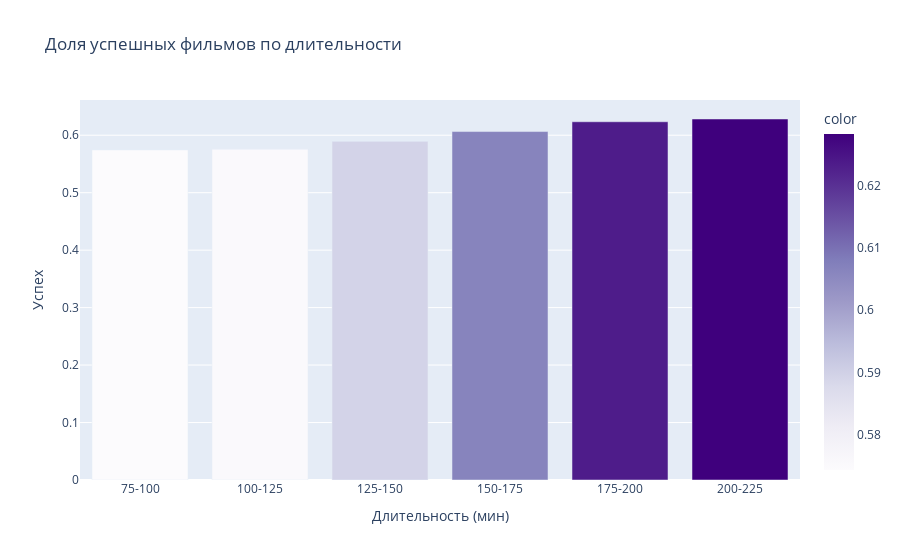

Write notebook code for a chart like this one.
### Code cell
duration_top = successful_films.copy()
bins_duration = range(75, 230, 25)
duration_top['duration_bin'] = pd.cut(successful_films['duration'], bins=bins_duration)
top_duration_score = duration_top.groupby('duration_bin')['success_score'].mean()

top_duration_score.index = [f"{int(interval.left)}-{int(interval.right)}" for interval in top_duration_score.index]


fig = px.bar(
    x=top_duration_score.index.astype(str),
    y=top_duration_score.values,
    labels={'x':'Длительность (мин)', 'y':'Успех'},
    title="Доля успешных фильмов по длительности",
    color=top_duration_score.values,
    color_continuous_scale='Purples'
)
fig.show()

### Figure 1 — Plotly figure (JSON) as saved in the notebook; plotly's stock layout.template omitted (floating-point values rounded to 4 significant figures)
{"data": [{"hovertemplate": "Длительность (мин)=%{x}<br>Успех=%{y}<br>color=%{marker.color}<extra></extra>", "legendgroup": "", "marker": {"color": [0.5744, 0.5755, 0.5894, 0.6064, 0.6234, 0.6282], "coloraxis": "coloraxis", "pattern": {"shape": ""}}, "name": "", "orientation": "v", "showlegend": false, "textposition": "auto", "type": "bar", "x": ["75-100", "100-125", "125-150", "150-175", "175-200", "200-225"], "xaxis": "x", "y": [0.5744, 0.5755, 0.5894, 0.6064, 0.6234, 0.6282], "yaxis": "y"}], "layout": {"barmode": "relative", "coloraxis": {"colorbar": {"title": {"text": "color"}}, "colorscale": [[0, "rgb(252,251,253)"], [0.125, "rgb(239,237,245)"], [0.25, "rgb(218,218,235)"], [0.375, "rgb(188,189,220)"], [0.5, "rgb(158,154,200)"], [0.625, "rgb(128,125,186)"], [0.75, "rgb(106,81,163)"], [0.875, "rgb(84,39,143)"], [1, "rgb(63,0,125)"]]}, "legend": {"tracegroupgap": 0}, "title": {"text": "Доля успешных фильмов по длительности"}, "xaxis": {"anchor": "y", "domain": [0, 1], "title": {"text": "Длительность (мин)"}}, "yaxis": {"anchor": "x", "domain": [0, 1], "title": {"text": "Успех"}}}}
